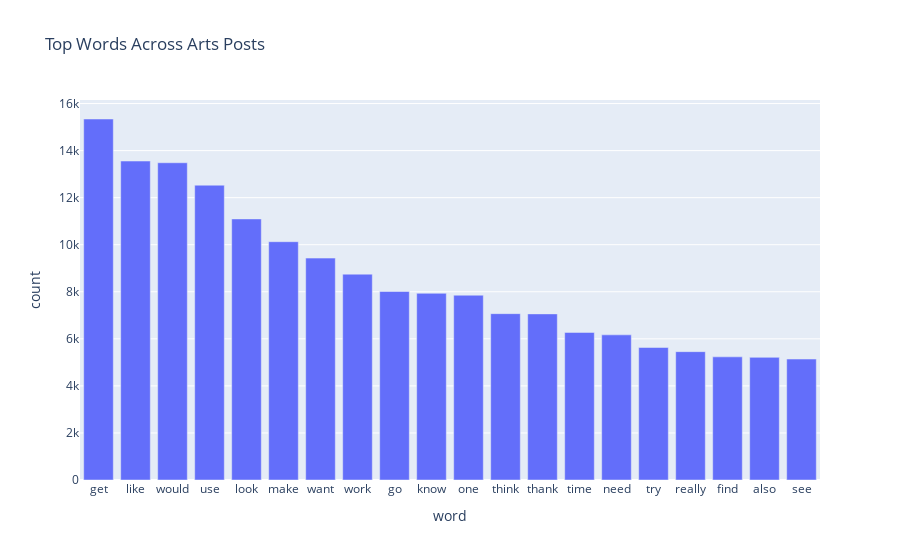

The cell this chart's notebook holds for it:
### Code cell
artwords = px.bar(artcounts.iloc[:20], x='word', y='count',
                  title='Top Words Across Arts Posts',
                 )
artwords.show()

### Figure 1 — Plotly figure (JSON) as saved in the notebook; plotly's stock layout.template omitted (floating-point values rounded to 4 significant figures)
{"data": [{"alignmentgroup": "True", "hoverlabel": {"namelength": 0}, "hovertemplate": "word=%{x}<br>count=%{y}", "legendgroup": "", "marker": {"color": "#636efa"}, "name": "", "offsetgroup": "", "orientation": "v", "showlegend": false, "textposition": "auto", "type": "bar", "x": ["get", "like", "would", "use", "look", "make", "want", "work", "go", "know", "one", "think", "thank", "time", "need", "try", "really", "find", "also", "see"], "xaxis": "x", "y": [15343, 13556, 13483, 12530, 11096, 10128, 9431, 8748, 8011, 7934, 7854, 7070, 7060, 6272, 6169, 5632, 5455, 5234, 5213, 5140], "yaxis": "y"}], "layout": {"barmode": "relative", "legend": {"tracegroupgap": 0}, "title": {"text": "Top Words Across Arts Posts"}, "xaxis": {"anchor": "y", "domain": [0, 1], "title": {"text": "word"}}, "yaxis": {"anchor": "x", "domain": [0, 1], "title": {"text": "count"}}}}
